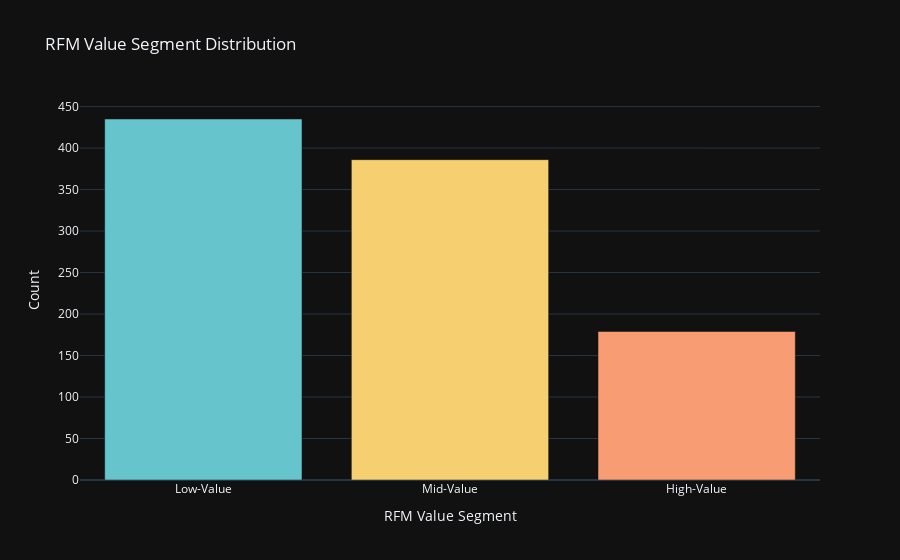

The cell this chart's notebook holds for it:
### Code cell
# RFM Segment Distribution
segment_counts = data['Value Segment'].value_counts().reset_index()
segment_counts.columns = ['Value Segment', 'Count']

pastel_colors = px.colors.qualitative.Pastel

# Create the bar chart
fig_segment_dist = px.bar(segment_counts, x='Value Segment', y='Count',
                          color='Value Segment', color_discrete_sequence=pastel_colors,
                          title='RFM Value Segment Distribution')

# Update the layout
fig_segment_dist.update_layout(xaxis_title='RFM Value Segment',
                               yaxis_title='Count',
                               showlegend=False)

# Show the figure
fig_segment_dist.show()

### Figure 1 — Plotly figure (JSON) as saved in the notebook; plotly's stock layout.template omitted (floating-point values rounded to 4 significant figures)
{"data": [{"alignmentgroup": "True", "hovertemplate": "Value Segment=%{x}<br>Count=%{y}<extra></extra>", "legendgroup": "Low-Value", "marker": {"color": "rgb(102, 197, 204)", "pattern": {"shape": ""}}, "name": "Low-Value", "offsetgroup": "Low-Value", "orientation": "v", "showlegend": true, "textposition": "auto", "x": ["Low-Value"], "xaxis": "x", "y": [435], "yaxis": "y", "type": "bar"}, {"alignmentgroup": "True", "hovertemplate": "Value Segment=%{x}<br>Count=%{y}<extra></extra>", "legendgroup": "Mid-Value", "marker": {"color": "rgb(246, 207, 113)", "pattern": {"shape": ""}}, "name": "Mid-Value", "offsetgroup": "Mid-Value", "orientation": "v", "showlegend": true, "textposition": "auto", "x": ["Mid-Value"], "xaxis": "x", "y": [386], "yaxis": "y", "type": "bar"}, {"alignmentgroup": "True", "hovertemplate": "Value Segment=%{x}<br>Count=%{y}<extra></extra>", "legendgroup": "High-Value", "marker": {"color": "rgb(248, 156, 116)", "pattern": {"shape": ""}}, "name": "High-Value", "offsetgroup": "High-Value", "orientation": "v", "showlegend": true, "textposition": "auto", "x": ["High-Value"], "xaxis": "x", "y": [179], "yaxis": "y", "type": "bar"}], "layout": {"xaxis": {"anchor": "y", "domain": [0.0, 1.0], "title": {"text": "RFM Value Segment"}, "categoryorder": "array", "categoryarray": ["Low-Value", "Mid-Value", "High-Value"]}, "yaxis": {"anchor": "x", "domain": [0.0, 1.0], "title": {"text": "Count"}}, "legend": {"title": {"text": "Value Segment"}, "tracegroupgap": 0}, "title": {"text": "RFM Value Segment Distribution"}, "barmode": "relative", "showlegend": false}}
